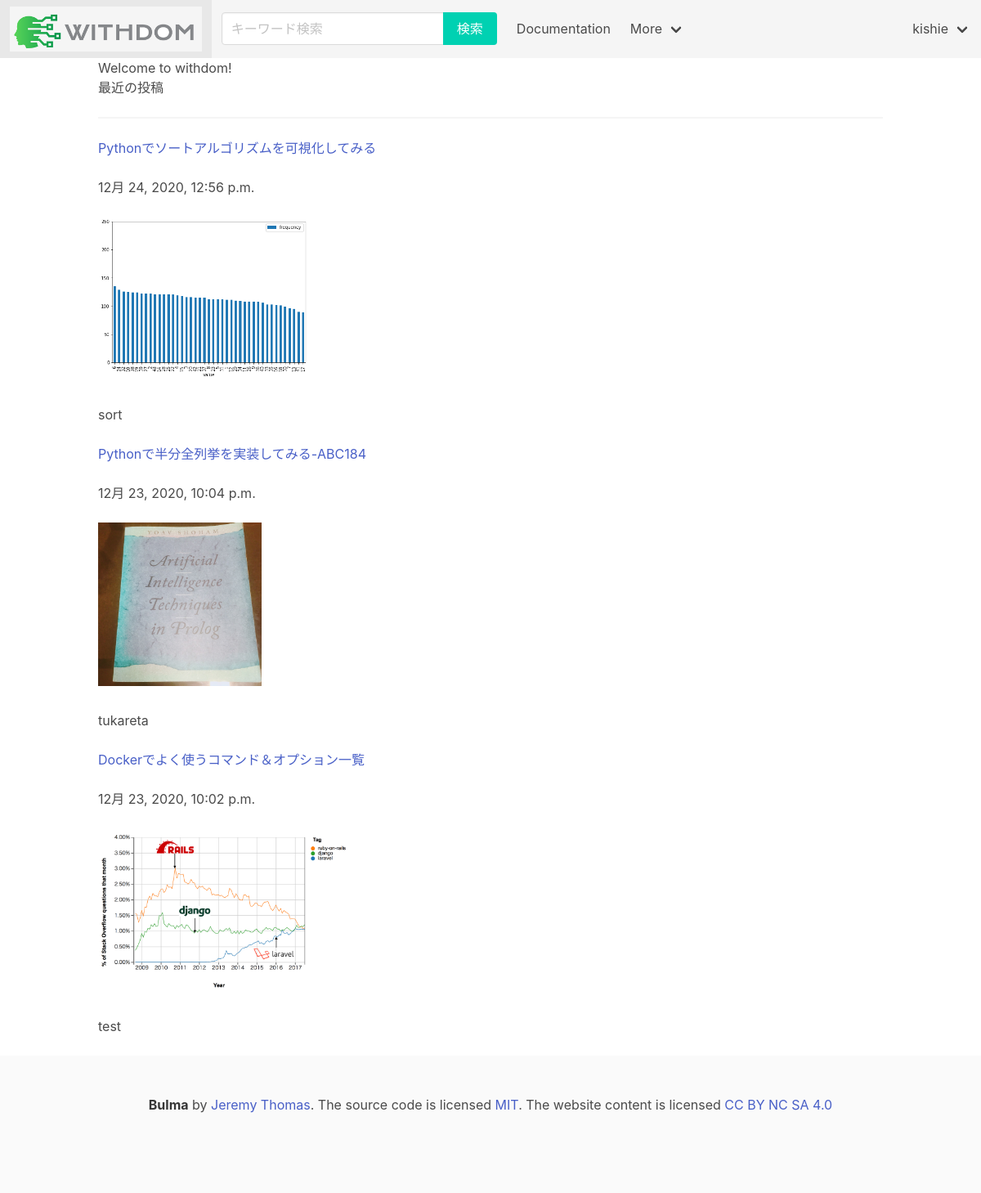
The page /posts/ (signed in) on the database its author committed.
### posts/models.py (models this page shows, shortened)
class Post(models.Model):
    title = models.CharField(max_length=100)
    published = models.DateTimeField()
    image = models.ImageField(upload_to='media/')
    body = models.TextField()
    def summary(self):
        return self.body[:100]

### posts/views.py (the view)
# urls.py: path('', views.index, name='index'),
def index(request):
    posts = Post.objects.order_by('-published')
    return render(request, 'posts/index.html', {'posts' : posts})

### posts/templates/posts/index.html (shortened to what this page needs)
<!DOCTYPE html>
<html lang="ja-jp">
<head>
    <link rel="stylesheet" href="https://cdn.jsdelivr.net/npm/bulma@0.9.1/css/bulma.min.css">
</head>
<body>
    <nav class="navbar is-light" role="navigation" aria-label="main navigation">
        <div class="navbar-brand">
            <a class="navbar-item" href="/">
                {% load static %}
                <img src="{% static 'posts/logo3.png' %}" class="img-fluid rounded" style="max-height: 55px" /></a>
        </div>
        <div id="navbarBasicExample" class="navbar-menu">
            <div class="navbar-start">
                <div class="navbar-item">
                    <div class="field has-addons">
                        <div class="control">
                            <input class="input" type="text" name="search" placeholder="キーワード検索">
                        </div>
                        <div class="control">
                            <a class="button is-primary">検索</a>
                        </div>
                    </div>
                </div>
                <a class="navbar-item">
                    Documentation
                </a>
                <div class="navbar-item has-dropdown is-hoverable">
                    <a class="navbar-link">
                        More
                    </a>
                </div>
            </div>
            <div class="navbar-end">
                {% if user.id %}
                <div class="navbar-item has-dropdown is-hoverable">
                    <a class="navbar-link">
                        {{ user.username }}
                    </a>
                </div>
            {% endif %}
        </div>
    </nav>
    <div class="container">
        <h1>Welcome to withdom!</h1>
        <h2>最近の投稿</h2>
        <hr>
        {% for post in posts.all%}
        <a href="{% url 'post_detail' post.id %}">{{ post.title }}</a>
        <br /><br />
        {{ post.published }}
        <br /><br />
        <img src="{{ post.image.url }}" class="img-fluid rounded" style="max-height: 200px" />
        <br /><br />
        {{ post.summary }}
        <br /><br />
        {% endfor %}
    </div>
    <footer class="footer">
        <div class="content has-text-centered">
            <p>
                <strong>Bulma</strong> by <a href="/">Jeremy Thomas</a>. The source code is licensed
                <a href="/">MIT</a>. The website content
                is licensed <a href="/">CC BY NC SA 4.0</a>
            </p>
        </div>
    </footer>
</body>
</html>

### rows shown on the page
Post: title "Pythonでソートアルゴリズムを可視化してみる", published "12月 24, 2020, 12:56 p.m.", image (picture), summary "sort"
Post: title "Pythonで半分全列挙を実装してみる-ABC184", published "12月 23, 2020, 10:04 p.m.", image (picture), summary "tukareta"
Post: title "Dockerでよく使うコマンド＆オプション一覧", published "12月 23, 2020, 10:02 p.m.", image (picture), summary "test"

### other values the page prints
{{ user.username }} "kishie"
